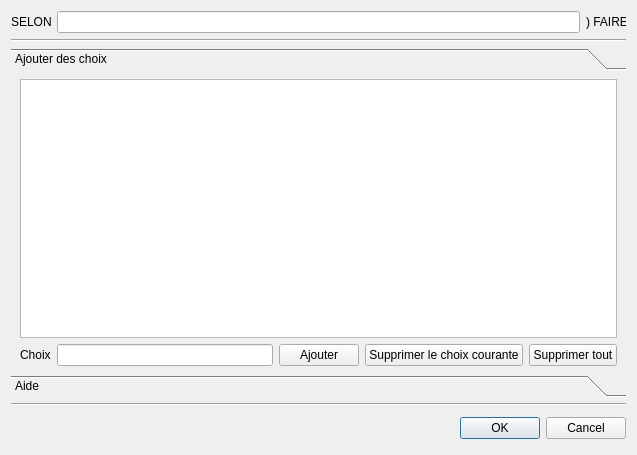
<?xml version="1.0" encoding="UTF-8"?>
<ui version="4.0">
 <class>Dialog_Selon_faire</class>
 <widget class="QDialog" name="Dialog_Selon_faire">
  <property name="geometry">
   <rect>
    <x>0</x>
    <y>0</y>
    <width>637</width>
    <height>455</height>
   </rect>
  </property>
  <property name="windowTitle">
   <string>Dialog</string>
  </property>
  <property name="windowIcon">
   <iconset resource="../../Source.qrc">
    <normaloff>:/Icons/Icon/Icons8-Ios7-Editing-Increase-Font.ico</normaloff>:/Icons/Icon/Icons8-Ios7-Editing-Increase-Font.ico</iconset>
  </property>
  <layout class="QGridLayout" name="gridLayout_4">
   <item row="0" column="0">
    <layout class="QHBoxLayout" name="horizontalLayout">
     <item>
      <widget class="QLabel" name="label">
       <property name="maximumSize">
        <size>
         <width>40</width>
         <height>40</height>
        </size>
       </property>
       <property name="text">
        <string>SELON (</string>
       </property>
      </widget>
     </item>
     <item>
      <widget class="QLineEdit" name="selecteur"/>
     </item>
     <item>
      <widget class="QLabel" name="label_2">
       <property name="maximumSize">
        <size>
         <width>40</width>
         <height>16777215</height>
        </size>
       </property>
       <property name="text">
        <string>) FAIRE</string>
       </property>
      </widget>
     </item>
    </layout>
   </item>
   <item row="1" column="0">
    <widget class="Line" name="line">
     <property name="orientation">
      <enum>Qt::Horizontal</enum>
     </property>
    </widget>
   </item>
   <item row="2" column="0">
    <widget class="QToolBox" name="toolBox">
     <property name="currentIndex">
      <number>0</number>
     </property>
     <property name="tabSpacing">
      <number>0</number>
     </property>
     <widget class="QWidget" name="page">
      <property name="geometry">
       <rect>
        <x>0</x>
        <y>0</y>
        <width>619</width>
        <height>310</height>
       </rect>
      </property>
      <attribute name="label">
       <string>Ajouter des choix</string>
      </attribute>
      <layout class="QGridLayout" name="gridLayout_2">
       <item row="0" column="0">
        <widget class="QListWidget" name="listchoix"/>
       </item>
       <item row="1" column="0">
        <layout class="QHBoxLayout" name="horizontalLayout_3">
         <item>
          <widget class="QLabel" name="label_3">
           <property name="text">
            <string>Choix</string>
           </property>
          </widget>
         </item>
         <item>
          <widget class="QLineEdit" name="choix"/>
         </item>
         <item>
          <widget class="QPushButton" name="Ajouter">
           <property name="text">
            <string>Ajouter</string>
           </property>
          </widget>
         </item>
         <item>
          <widget class="QPushButton" name="supprimer_c">
           <property name="text">
            <string>Supprimer le choix courante</string>
           </property>
          </widget>
         </item>
         <item>
          <widget class="QPushButton" name="supprimer_t">
           <property name="text">
            <string>Supprimer tout</string>
           </property>
          </widget>
         </item>
        </layout>
       </item>
      </layout>
     </widget>
     <widget class="QWidget" name="page_2">
      <property name="geometry">
       <rect>
        <x>0</x>
        <y>0</y>
        <width>619</width>
        <height>310</height>
       </rect>
      </property>
      <attribute name="label">
       <string>Aide</string>
      </attribute>
      <layout class="QGridLayout" name="gridLayout_3">
       <item row="0" column="0">
        <widget class="QTextEdit" name="Aide"/>
       </item>
      </layout>
     </widget>
    </widget>
   </item>
   <item row="3" column="0">
    <widget class="Line" name="line_2">
     <property name="orientation">
      <enum>Qt::Horizontal</enum>
     </property>
    </widget>
   </item>
   <item row="4" column="0">
    <layout class="QHBoxLayout" name="horizontalLayout_2">
     <item>
      <widget class="QWidget" name="widget" native="true">
       <layout class="QGridLayout" name="gridLayout">
        <item row="0" column="0">
         <widget class="QLabel" name="commentaire">
          <property name="styleSheet">
           <string notr="true">#commentaire
{
color : red;
}</string>
          </property>
          <property name="text">
           <string/>
          </property>
         </widget>
        </item>
       </layout>
      </widget>
     </item>
     <item>
      <widget class="QDialogButtonBox" name="buttonBox">
       <property name="orientation">
        <enum>Qt::Horizontal</enum>
       </property>
       <property name="standardButtons">
        <set>QDialogButtonBox::Cancel|QDialogButtonBox::Ok</set>
       </property>
      </widget>
     </item>
    </layout>
   </item>
  </layout>
 </widget>
 <resources>
  <include location="../../Source.qrc"/>
 </resources>
 <connections>
  <connection>
   <sender>buttonBox</sender>
   <signal>accepted()</signal>
   <receiver>Dialog_Selon_faire</receiver>
   <slot>accept()</slot>
   <hints>
    <hint type="sourcelabel">
     <x>248</x>
     <y>254</y>
    </hint>
    <hint type="destinationlabel">
     <x>157</x>
     <y>274</y>
    </hint>
   </hints>
  </connection>
  <connection>
   <sender>buttonBox</sender>
   <signal>rejected()</signal>
   <receiver>Dialog_Selon_faire</receiver>
   <slot>reject()</slot>
   <hints>
    <hint type="sourcelabel">
     <x>316</x>
     <y>260</y>
    </hint>
    <hint type="destinationlabel">
     <x>286</x>
     <y>274</y>
    </hint>
   </hints>
  </connection>
 </connections>
</ui>
